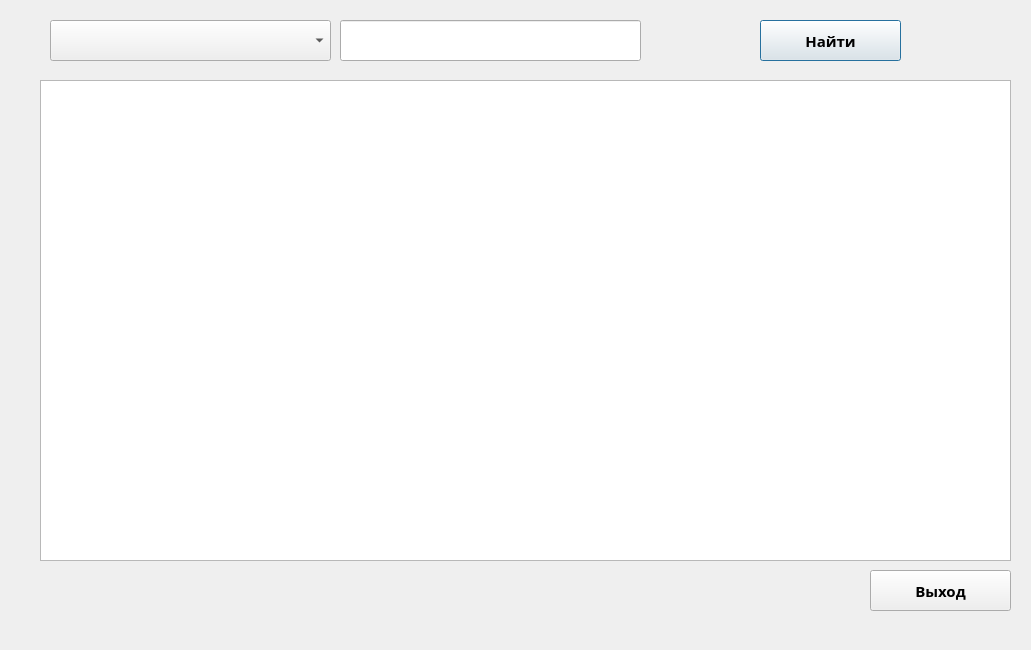
<?xml version="1.0" encoding="UTF-8"?>
<ui version="4.0">
 <class>Search</class>
 <widget class="QDialog" name="Search">
  <property name="geometry">
   <rect>
    <x>0</x>
    <y>0</y>
    <width>1031</width>
    <height>650</height>
   </rect>
  </property>
  <property name="windowTitle">
   <string>Dialog</string>
  </property>
  <property name="windowIcon">
   <iconset>
    <normaloff>C:/Users/Mari/Pictures/pngtree-realistic-3d-rag-mop-and-plastic-bucket-png-image_6086440.png</normaloff>C:/Users/Mari/Pictures/pngtree-realistic-3d-rag-mop-and-plastic-bucket-png-image_6086440.png</iconset>
  </property>
  <widget class="QComboBox" name="comboBox">
   <property name="geometry">
    <rect>
     <x>50</x>
     <y>20</y>
     <width>281</width>
     <height>41</height>
    </rect>
   </property>
   <property name="font">
    <font>
     <family>Century Gothic</family>
     <pointsize>11</pointsize>
    </font>
   </property>
  </widget>
  <widget class="QTableWidget" name="tableWidget">
   <property name="geometry">
    <rect>
     <x>40</x>
     <y>80</y>
     <width>971</width>
     <height>481</height>
    </rect>
   </property>
   <property name="font">
    <font>
     <family>Century Gothic</family>
    </font>
   </property>
  </widget>
  <widget class="QPushButton" name="SearchButton">
   <property name="geometry">
    <rect>
     <x>760</x>
     <y>20</y>
     <width>141</width>
     <height>41</height>
    </rect>
   </property>
   <property name="font">
    <font>
     <family>Ink Free</family>
     <pointsize>11</pointsize>
     <bold>true</bold>
    </font>
   </property>
   <property name="cursor">
    <cursorShape>PointingHandCursor</cursorShape>
   </property>
   <property name="text">
    <string>Найти</string>
   </property>
  </widget>
  <widget class="QPushButton" name="ExitButton">
   <property name="geometry">
    <rect>
     <x>870</x>
     <y>570</y>
     <width>141</width>
     <height>41</height>
    </rect>
   </property>
   <property name="font">
    <font>
     <family>Ink Free</family>
     <pointsize>11</pointsize>
     <bold>true</bold>
    </font>
   </property>
   <property name="cursor">
    <cursorShape>PointingHandCursor</cursorShape>
   </property>
   <property name="text">
    <string>Выход</string>
   </property>
  </widget>
  <widget class="QLineEdit" name="lineEdit">
   <property name="geometry">
    <rect>
     <x>340</x>
     <y>20</y>
     <width>301</width>
     <height>41</height>
    </rect>
   </property>
   <property name="font">
    <font>
     <family>Century Gothic</family>
     <pointsize>11</pointsize>
    </font>
   </property>
  </widget>
 </widget>
 <resources/>
 <connections/>
</ui>
